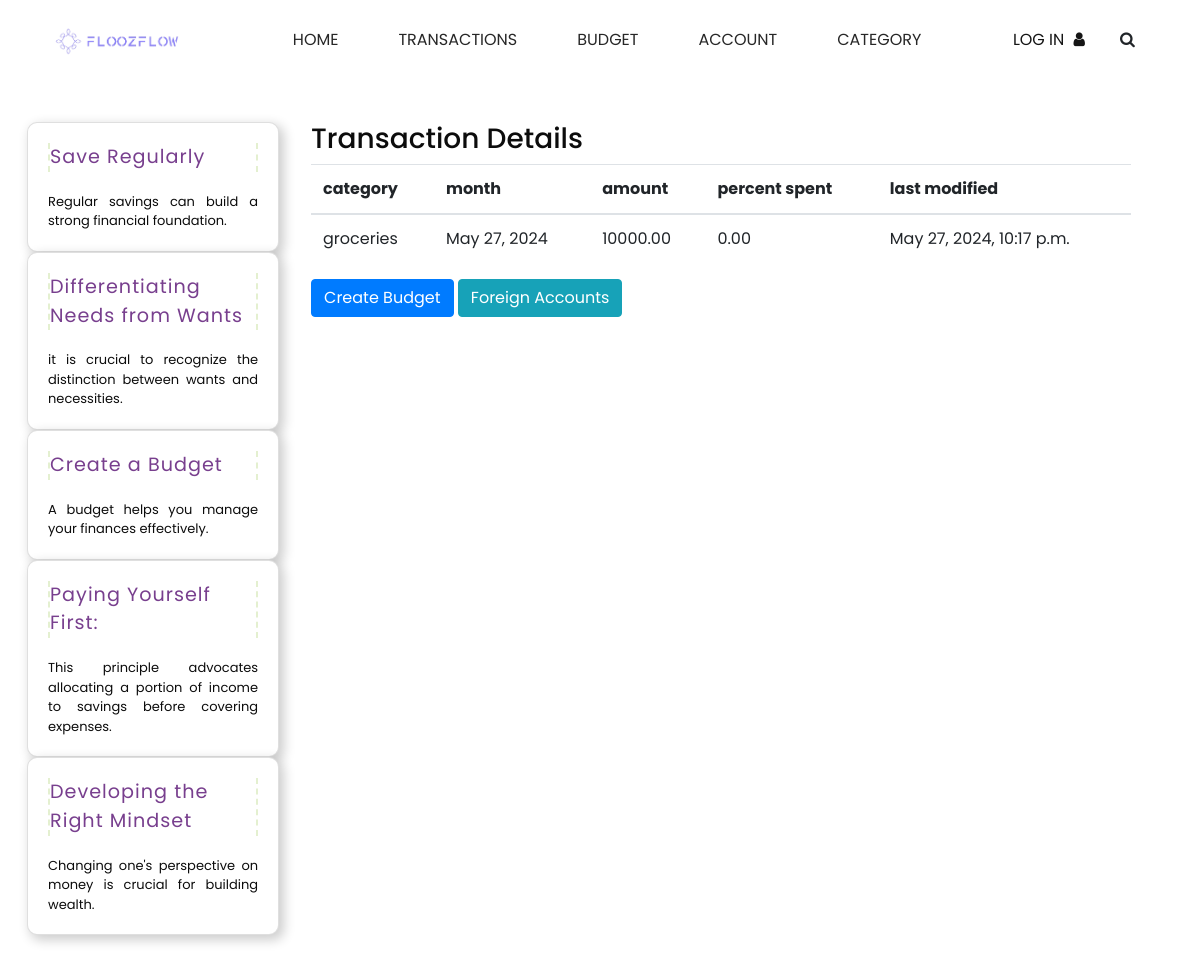
Page /budget on the committed database.
### main/models.py (models this page shows, shortened)
class Advice(models.Model):
    title = models.CharField(max_length=200)
    summary = models.TextField()
    text = models.TextField()

class Budget(models.Model):
    category = models.ForeignKey(Category, models.CASCADE)
    month = models.DateField()
    amount = models.DecimalField(max_digits=10, decimal_places=2, default=0)
    last_modified = models.DateTimeField(auto_now=True)
    objects = BudgetQuerySet.as_manager()
    class Meta:
        ordering = ['category']
    @property
    def spent(self):
        return abs(Transaction.objects.filter(
            transaction_type=Transaction.WITHDRAW,
            category=self.category,
            date__month=self.month.month,
            date__year=self.month.year).aggregate(
            models.Sum('amount'))['amount__sum'] or 0)
    @property
    def percent_spent(self):
        return round(self.spent / self.amount * 100, 2)

class Category(models.Model):
    name = models.CharField(max_length=64)
    active = models.BooleanField(default=True)
    last_modified = models.DateTimeField(auto_now=True)
    class Meta:
        verbose_name_plural = 'categories'
        ordering = ['name']

### main/views.py (the view)
# urls.py: path("budget", views.handle_budget_page, name="budget"),
def handle_budget_page(request):
    budgets = Budget.objects.all()
    advices = Advice.objects.all()
    first_day_of_current_month = date.today().replace(day=1)
    last_day_of_last_month = first_day_of_current_month - timedelta(days=1)
    last_month = last_day_of_last_month.replace(day=1)
    context = {
        'budgets': budgets,
        'advices': advices,
        'today': date.today,
        'last_month': last_month
        }
    return render(request, "budget.html", template(context=context))

### main/views.py (called while the page is built)
def template(context={}):
    advices = list(Advice.objects.all())
    random.shuffle(advices)
    context['advices'] = advices[:5]
    return context

### template/budget.html (shortened to what this page needs)
{% extends 'template.html' %}
{% load static %}
{% block content %}
<div class="box">
    <div class="box-header">
    <h3 class="box-title">Transaction Details </h3>
  </div>
  <div class="box-body">
  <table class="table">
    <thead>
        <tr>
            <th>category</th>
            <th>month</th>
            <th>amount</th>
            <th>percent spent</th>
            <th>last modified</th>
        </tr>
    </thead>
    <tbody>
        {% for budget in budgets %}
        <tr>
            <td>{{ budget.category.name }}</td>
            <td>{{ budget.month }}</td>
            <td>{{ budget.amount }}</td>
            <td>{{ budget.percent_spent }}</td>
            <td>{{ budget.last_modified }}</td>
        </tr>
        {% endfor %}
    </tbody>
  </table>
  </div>
  <div class="box-footer">
    <a class="btn btn-primary" href="transaction_new">Create Budget</a>
    <a class="btn btn-info" href="foreign_accounts">Foreign Accounts</a>
  </div>
</div>
{% endblock %}

### template/template.html (shortened to what this page needs)
{% load static %}
<!DOCTYPE html>
<html>
<head>
  <link rel="stylesheet" type="text/css" href="{% static 'css/bootstrap.css' %}" />
  <link href="{% static 'css/font-awesome.min.css' %}" rel="stylesheet" />
  <link href="{% static 'css/style.css' %}" rel="stylesheet" />
  <link href="{% static 'css/complement.css' %}" rel="stylesheet" />
  <link href="{% static 'css/responsive.css' %}" rel="stylesheet" />
  <link href="{% static 'css/main.css' %}" rel="stylesheet" />
  <link href="{% static 'css/home.css' %}" rel="stylesheet" />
</head>
<body>
  <div class="hero_area">
    <header class="header_section long_section px-0">
      <nav class="navbar navbar-expand-lg custom_nav-container ">
        <a class="navbar-brand" href="accueil">
          <span>
            <img src="{% static 'img/logo.png' %}" height="40rem">
          </span>
        </a>
        <div class="collapse navbar-collapse" id="navbarSupportedContent">
          <div class="d-flex mx-auto flex-column flex-lg-row align-items-center">
            <ul class="navbar-nav  ">
              <li class="nav-item active">
                <a class="nav-link" href="{% url 'home' %}">Home <span class="sr-only">(current)</span></a>
              </li>
              <li class="nav-item">
                <a class="nav-link" href="{% url 'transaction' %}"> Transactions</a>
              </li>
              <li class="nav-item">
                <a class="nav-link" href="{% url 'budget' %}">Budget</a>
              </li>
              <li class="nav-item">
                <a class="nav-link" href="{% url 'account' %}">Account</a>
              </li>
              <li class="nav-item">
                <a class="nav-link" href="{% url 'category' %}">Category</a>
              </li>
            </ul>
          </div>
          {% block quote_container %}
          <div class="quote_btn-container">
            {% if user.is_authenticated %}
              <span>Welcome, {{ user.username }}
                <a href="{% url 'logout' %}">log out</a></span>
              <lord-icon
                  src="https://cdn.lordicon.com/kthelypq.json"
                  trigger="in"
                  delay="1500"
                  state="in-account"
                  colors="primary:#16a9c7">
              </lord-icon>
            {% else %}
            <a href="{% url 'login' %}">
              <span>
                Log in
              </span>
              <i class="fa fa-user" aria-hidden="true"></i>
            </a>
            {% endif %}
            <form class="form-inline">
              <button class="btn  my-2 my-sm-0 nav_search-btn" type="submit">
                <i class="fa fa-search" aria-hidden="true"></i>
              </button>
            </form>
          </div>
          {% endblock %}
        </div>
      </nav>
    </header>
  </div>
  <section class="container row">
    <section class="sidebar container col-md-3">
      {% for advice in advices %}
      <div class="card">
        <p class="card-title code code-details">
          {{advice.title}}
        </p>
        <p class="card-description">
          {{advice.summary}}
        </p>
      </div>
        {% endfor %}
    </section>
    <section class="main-content container col-md-9">
{% block content %}{% endblock %}
    </section>
</section>
</body>
</html>

### static/css/style.css (style rules this page uses)
body { font-family: "Poppins", sans-serif; color: #0c0c0c; background-color: #ffffff; overflow-x: hidden; margin: 10px; }
.long_section { margin-left: 45px; margin-right: 45px; padding-left: 15px; padding-right: 15px; }
.hero_area { min-height: 10vh; position: relative; display: -webkit-box; display: -ms-flexbox; display: flex; -webkit-box-orient: vertical; -webkit-box-direction: normal; -ms-flex-direction: column; flex-direction: column; }
.header_section { background-color: #ffffff; }
.custom_nav-container .navbar-nav .nav-item .nav-link { padding: 3px 15px; margin: 10px 15px; color: #272727; text-align: center; text-transform: uppercase; }
a, a:hover, a:focus { text-decoration: none; }
.btn, .btn:focus { outline: none !important; -webkit-box-shadow: none; box-shadow: none; }
.custom_nav-container .nav_search-btn { width: 35px; height: 35px; padding: 0; border: none; }
.navbar-brand span { font-size: 24px; font-weight: 700; color: #272727; text-transform: uppercase; }
.custom_nav-container { z-index: 99999; padding: 5px 0; }
.quote_btn-container { display: -webkit-box; display: -ms-flexbox; display: flex; -webkit-box-align: center; -ms-flex-align: center; align-items: center; }
.quote_btn-container a { color: #151515; margin-right: 25px; text-transform: uppercase; }
.quote_btn-container a span { margin-right: 5px; }
.card { border-radius: 10px; background: white; padding: 20px; box-shadow: 4px 4px 12px 1px rgba(0, 0, 0, 0.2); line-height: 1.5; }
.card-title { margin: 0 0 20px 0; letter-spacing: 1px; border-left: 2px dashed #E4F0D0; border-right: 2px dashed #E4F0D0; line-height: 1.5; font-size: larger; }
.card-description { margin: 0; font-size: small; text-align: justify; }
.card-title { color: #783F8E }
.main-content { padding-top: 2px; }

### static/css/complement.css (style rules this page uses)
.col-md-3 { padding-left: 5px; padding-right: 5px; }
.table { overflow-x: auto; }

### static/css/responsive.css (style rules this page uses)
@media (min-width: 1200px) { .container { max-width: 1170px; } }

### static/css/home.css (style rules this page uses)
.container { max-width: 99% !important; padding: 1rem; }

### rows in the picture
Advice: title "Save Regularly", summary "Regular savings can build a strong financial foundation."
Advice: title "Differentiating Needs from Wants", summary "it is crucial to recognize the distinction between wants and necessities."
Advice: title "Create a Budget", summary "A budget helps you manage your finances effectively."
Advice: title "Paying Yourself First:", summary "This principle advocates allocating a portion of income to savings before covering expenses."
Advice: title "Developing the Right Mindset", summary "Changing one's perspective on money is crucial for building wealth."
Budget: category.name "groceries", month "May 27, 2024", amount "10000.00", percent_spent "0.00", last_modified "May 27, 2024, 10:17 p.m."
